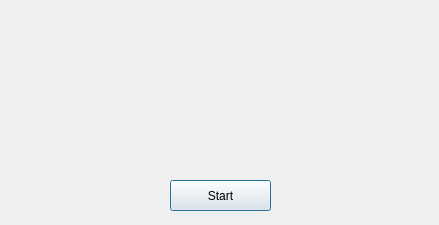
<?xml version="1.0" encoding="UTF-8"?>
<ui version="4.0">
 <class>Welcome</class>
 <widget class="QDialog" name="Welcome">
  <property name="geometry">
   <rect>
    <x>0</x>
    <y>0</y>
    <width>439</width>
    <height>225</height>
   </rect>
  </property>
  <property name="windowTitle">
   <string>MaxFlow</string>
  </property>
  <widget class="QLabel" name="label_2">
   <property name="geometry">
    <rect>
     <x>30</x>
     <y>0</y>
     <width>541</width>
     <height>191</height>
    </rect>
   </property>
   <property name="text">
    <string/>
   </property>
  </widget>
  <widget class="QPushButton" name="Start">
   <property name="geometry">
    <rect>
     <x>170</x>
     <y>180</y>
     <width>101</width>
     <height>31</height>
    </rect>
   </property>
   <property name="text">
    <string>Start</string>
   </property>
  </widget>
 </widget>
 <resources/>
 <connections/>
</ui>
